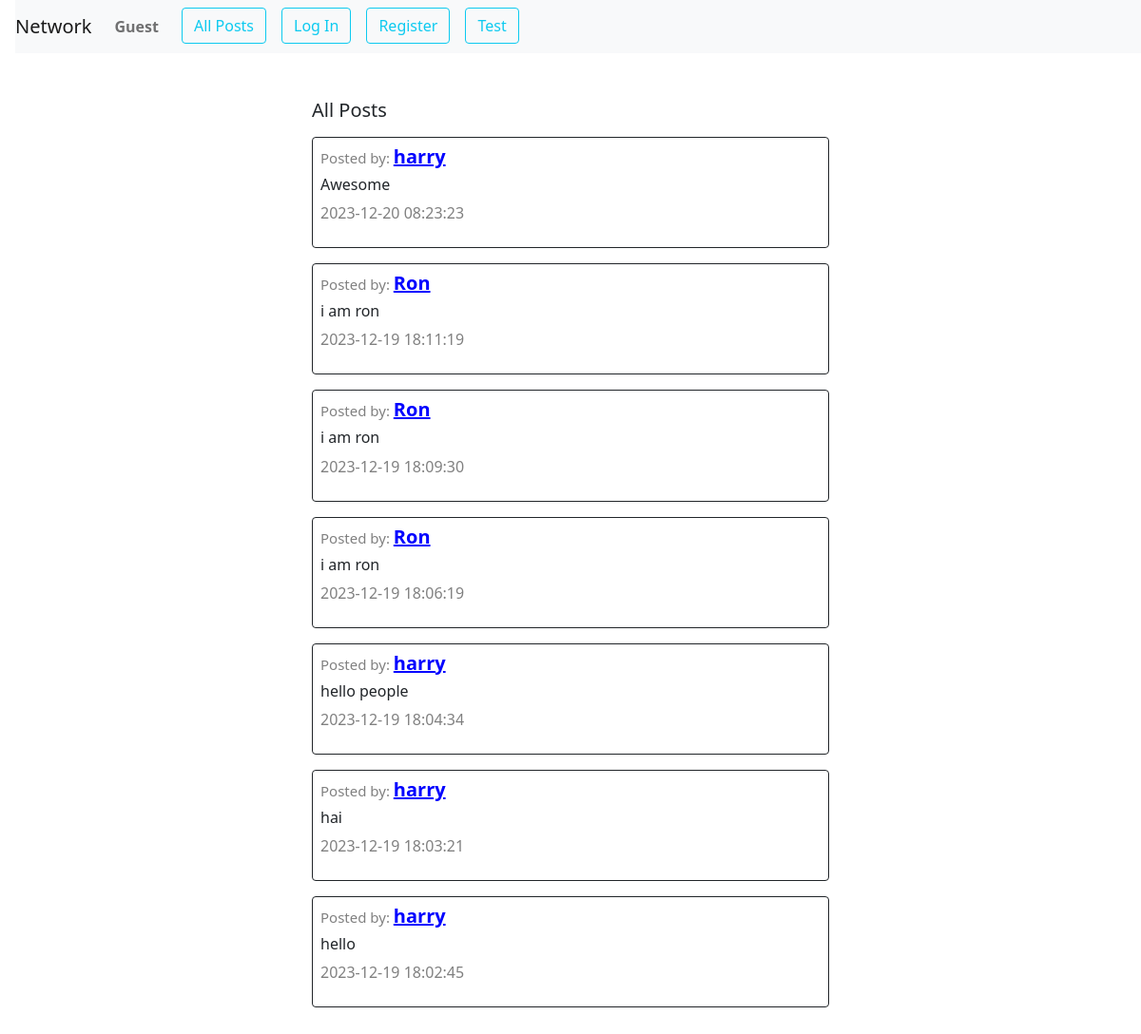
Before: / with the older database file.
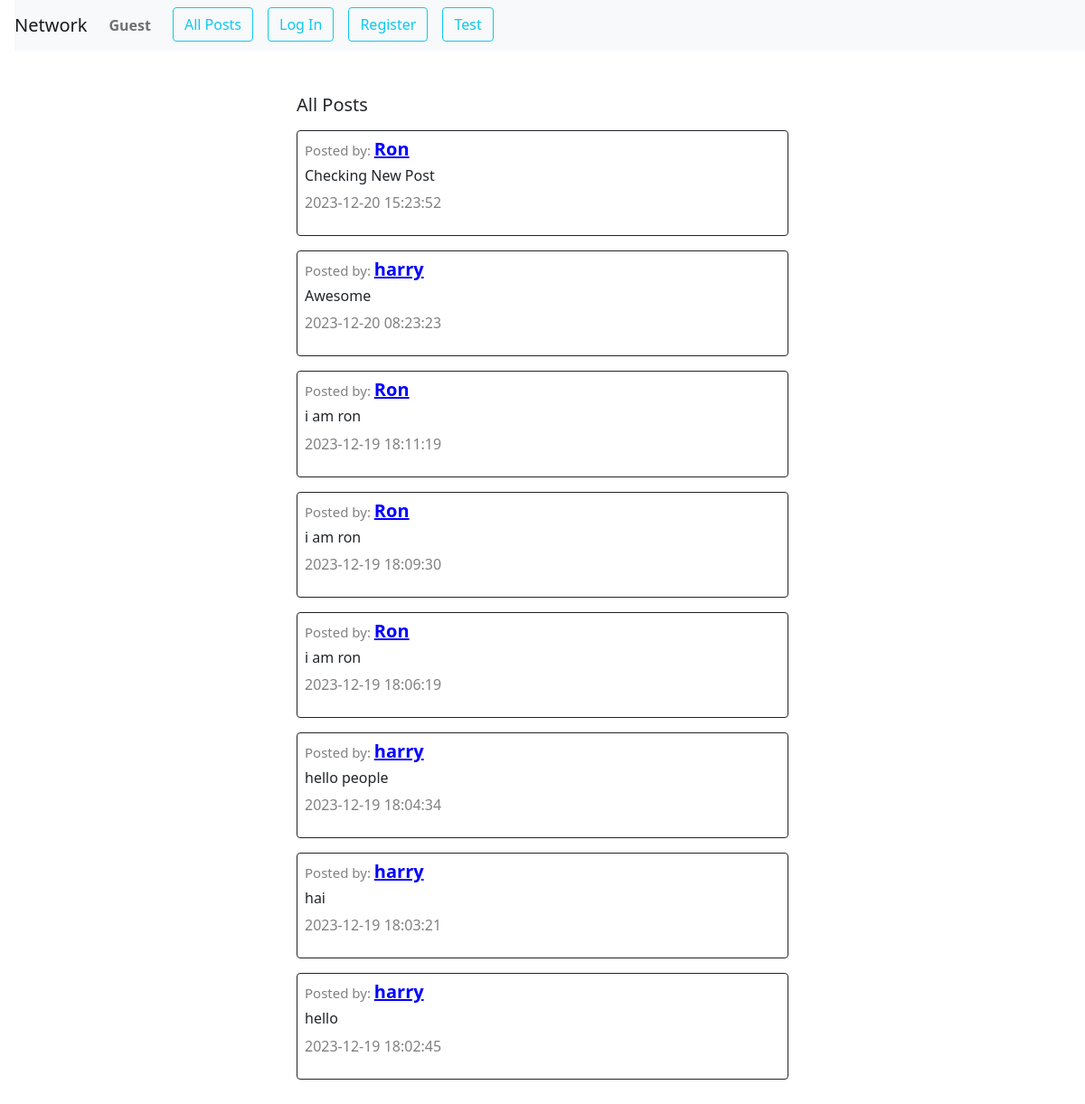
After: the same page with the newer database file.
### app.py (models this page shows, shortened)
class Posts(db.Model):
    __tablename__ = "posts"
    id = db.Column(db.Integer, primary_key=True)
    content = db.Column(db.String(150), nullable=False)
    likes = db.Column(db.Integer, default=0)
    created_at = db.Column(db.DateTime(timezone=True), server_default=db.func.current_timestamp())
    person_id = db.Column(db.Integer, db.ForeignKey('users.id'),nullable=False)

class Users(db.Model):
    __tablename__ = "users"
    id = db.Column(db.Integer, primary_key=True)
    username = db.Column(db.String(80), unique=True, nullable=False)
    hash = db.Column(db.String(200),nullable=False)
    email = db.Column(db.String(120), unique=True, nullable=False)
    first_name=db.Column(db.String(80), nullable=True)
    last_name=db.Column(db.String(80), nullable=True)
    profile_pic_addr=db.Column(db.String(200), nullable=True)
    user_posts=db.relationship('Posts',backref='owner',lazy='dynamic')
    followers = db.relationship('Users',
                                secondary = follow,
                                primaryjoin = (follow.c.following_id == id),
                                secondaryjoin = (follow.c.follower_id == id),
                                backref = 'following'
                                )

### app.py (the view, shortened to what this page needs)
@app.route("/", methods=["GET", "POST"])
def index():
    posts=Posts.query.order_by(Posts.created_at.desc()).all()
    user_id=session.get("user_id")
    if user_id:
        current_user=Users.query.filter_by(id=user_id).first()
    else:
        current_user=None
    return render_template("index.html",posts=posts,current_user=current_user)

### app.py (called while the page is built)
@app.after_request
def after_request(response):
    response.headers["Cache-Control"] = "no-cache, no-store, must-revalidate"
    response.headers["Expires"] = 0
    response.headers["Pragma"] = "no-cache"
    return response

### templates/index.html (shortened to what this page needs)
{% extends "layout.html" %}
{% block body %}
<div >
    <div id="post-view" class="container-fluid py-5  w-50">
        <h5 class="ms-3">All Posts</h5>
        {% for item in posts%}
        <div class="border border-dark m-3 p-2 rounded">
           <h5><span style='color:grey;font-size:15px;'>Posted by: </span><a style="font-weight: bold;color: blue;" href="/profile/{{item.owner.id}}">{{item.owner.username}}</a></h5>
           <h6 class="mt-2">{{item.content}}</h6>
           <p><span style='color:grey;'>{{item.created_at}}</span></p>
        </div>
        {%endfor%}
    </div>
</div>
{% endblock %}

### templates/layout.html (shortened to what this page needs)
<!DOCTYPE html>
<html lang="en">
	<head>
		<link href='/static/styles.css' rel="stylesheet" />
		<link href="https://cdn.jsdelivr.net/npm/bootstrap@5.0.2/dist/css/bootstrap.min.css" rel="stylesheet">
	</head>
	<body>
		<nav class="navbar navbar-expand-lg navbar-light bg-light ms-3">
			<a class="navbar-brand" id="network" href="/">Network</a>
			<div>
				<ul class="navbar-nav mr-auto">
					<li class="nav-item">
						{% if current_user %}
						<a class="nav-link me-3" id="username"
							><strong>{{current_user.username}}</strong
							></a
						>
						{%else%}
						<a class="nav-link me-3" id="username"
							><strong>Guest</strong
							></a
						>
						{%endif%}
					</li>
					<li class="nav-item">
						<a class="btn btn-outline-info me-3" href="/" id="allpost">All Posts</a>
					</li>
					{% if current_user %}
					<li class="nav-item">
						<a class="btn btn-outline-info me-3" href="/following" id="follow">Following</a>
					</li>
					<li class="nav-item" id="newpost">
						<a class="btn btn-outline-info me-3" href="/newpost" id="newpost">New Post</a>
					</li>
					<li class="nav-item">
						<a class="btn btn-outline-info me-3" href="/logout"
							>Log Out</a
						>
					</li>
					{%else%}
					<li class="nav-item">
						<a class="btn btn-outline-info me-3" href="/login"
							>Log In</a
						>
					</li>
					<li class="nav-item">
						<a class="btn btn-outline-info me-3" href="/register"
							>Register</a
						>
					</li>
					{%endif%}
					<li class="nav-item">
						<a class="btn btn-outline-info me-3" href="/test"
							>Test</a
						>
					</li>
				</ul>
			</div>
		</nav>
		<div class="body">
			{% block body %}
			{% endblock %}
		</div>
	</body>
</html>

Changed rows visible on the page:
added Posts: owner.username "Ron", content "Checking New Post", created_at "2023-12-20 15:23:52"
